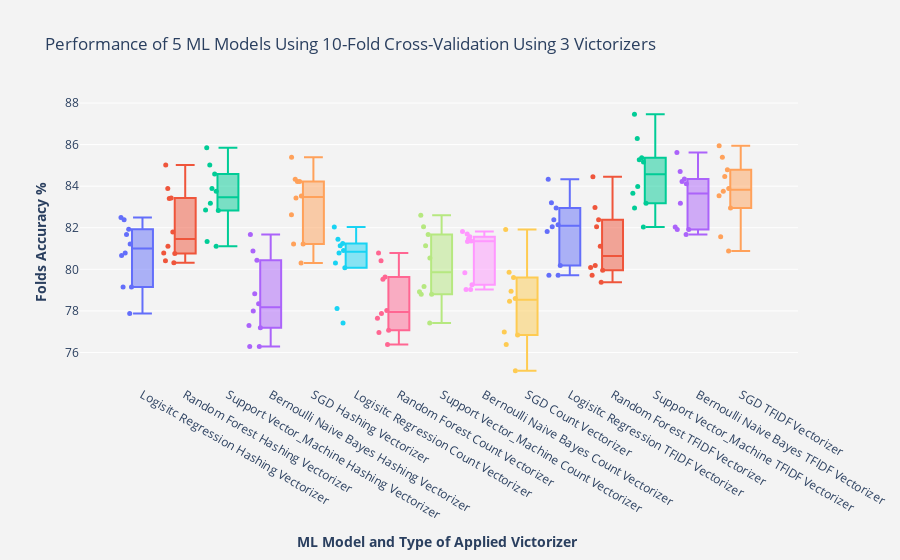

The cell this chart's notebook holds for it:
### Code cell
# plotting the results
resutls_visulization(models_accuracy)

### Figure 1 — Plotly figure (JSON) as saved in the notebook; plotly's stock layout.template omitted (floating-point values rounded to 4 significant figures)
{"data": [{"boxpoints": "all", "jitter": 0.8, "line": {"width": 2}, "marker": {"size": 5}, "name": "Logisitc Regression Hashing Vectorizer", "type": "box", "whiskerwidth": 0.9, "y": [80.67, 80.78, 81.93, 82.39, 82.49, 81.22, 81.68, 79.15, 77.88, 79.15]}, {"boxpoints": "all", "jitter": 0.8, "line": {"width": 2}, "marker": {"size": 5}, "name": "Random Forest Hashing Vectorizer", "type": "box", "whiskerwidth": 0.9, "y": [80.78, 80.32, 83.89, 83.43, 85.02, 80.76, 83.41, 81.11, 81.8, 80.41]}, {"boxpoints": "all", "jitter": 0.8, "line": {"width": 2}, "marker": {"size": 5}, "name": "Support Vector_Machine Hashing Vectorizer", "type": "box", "whiskerwidth": 0.9, "y": [83.89, 82.85, 84.58, 85.85, 85.02, 83.18, 83.76, 82.83, 81.11, 81.34]}, {"boxpoints": "all", "jitter": 0.8, "line": {"width": 2}, "marker": {"size": 5}, "name": "Bernoulli Naive Bayes Hashing Vectorizer", "type": "box", "whiskerwidth": 0.9, "y": [80.44, 78.83, 76.29, 76.29, 81.68, 77.19, 80.88, 78, 78.34, 77.3]}, {"boxpoints": "all", "jitter": 0.8, "line": {"width": 2}, "marker": {"size": 5}, "name": "SGD Hashing Vectorizer", "type": "box", "whiskerwidth": 0.9, "y": [84.23, 82.62, 83.43, 85.39, 84.33, 83.53, 84.22, 81.22, 81.22, 80.3]}, {"boxpoints": "all", "jitter": 0.8, "line": {"width": 2}, "marker": {"size": 5}, "name": "Logisitc Regression Count Vectorizer", "type": "box", "whiskerwidth": 0.9, "y": [81.13, 80.9, 80.78, 81.24, 82.03, 80.3, 81.45, 77.42, 78.11, 80.07]}, {"boxpoints": "all", "jitter": 0.8, "line": {"width": 2}, "marker": {"size": 5}, "name": "Random Forest Count Vectorizer", "type": "box", "whiskerwidth": 0.9, "y": [79.52, 78.02, 80.78, 79.63, 80.41, 77.65, 77.88, 77.07, 76.38, 76.96]}, {"boxpoints": "all", "jitter": 0.8, "line": {"width": 2}, "marker": {"size": 5}, "name": "Support Vector_Machine Count Vectorizer", "type": "box", "whiskerwidth": 0.9, "y": [80.55, 79.17, 81.13, 82.05, 82.6, 78.8, 81.68, 78.8, 77.42, 78.92]}, {"boxpoints": "all", "jitter": 0.8, "line": {"width": 2}, "marker": {"size": 5}, "name": "Bernoulli Naive Bayes Count Vectorizer", "type": "box", "whiskerwidth": 0.9, "y": [81.47, 81.36, 81.82, 81.7, 81.34, 79.03, 81.57, 79.03, 79.84, 79.26]}, {"boxpoints": "all", "jitter": 0.8, "line": {"width": 2}, "marker": {"size": 5}, "name": "SGD Count Vectorizer", "type": "box", "whiskerwidth": 0.9, "y": [78.94, 76.99, 78.6, 79.86, 79.61, 78.46, 81.91, 75.12, 76.38, 76.84]}, {"boxpoints": "all", "jitter": 0.8, "line": {"width": 2}, "marker": {"size": 5}, "name": "Logisitc Regression TFIDF Vectorizer", "type": "box", "whiskerwidth": 0.9, "y": [81.82, 82.05, 83.2, 82.39, 82.95, 82.14, 84.33, 80.18, 79.72, 79.72]}, {"boxpoints": "all", "jitter": 0.8, "line": {"width": 2}, "marker": {"size": 5}, "name": "Random Forest TFIDF Vectorizer", "type": "box", "whiskerwidth": 0.9, "y": [82.39, 80.09, 82.97, 82.05, 84.45, 80.18, 81.11, 79.95, 79.72, 79.38]}, {"boxpoints": "all", "jitter": 0.8, "line": {"width": 2}, "marker": {"size": 5}, "name": "Support Vector_Machine TFIDF Vectorizer", "type": "box", "whiskerwidth": 0.9, "y": [85.16, 83.66, 87.46, 85.27, 86.29, 83.99, 85.37, 83.18, 82.95, 82.03]}, {"boxpoints": "all", "jitter": 0.8, "line": {"width": 2}, "marker": {"size": 5}, "name": "Bernoulli Naive Bayes TFIDF Vectorizer", "type": "box", "whiskerwidth": 0.9, "y": [84.7, 84.35, 85.62, 84.12, 84.22, 81.91, 83.18, 81.68, 82.03, 81.91]}, {"boxpoints": "all", "jitter": 0.8, "line": {"width": 2}, "marker": {"size": 5}, "name": "SGD TFIDF Vectorizer", "type": "box", "whiskerwidth": 0.9, "y": [84.46, 83.54, 83.89, 85.39, 85.94, 83.76, 84.79, 82.95, 81.57, 80.88]}], "layout": {"paper_bgcolor": "rgb(243, 243, 243)", "plot_bgcolor": "rgb(243, 243, 243)", "showlegend": false, "title": {"text": "Performance of 5 ML Models Using 10-Fold Cross-Validation Using 3 Victorizers"}, "xaxis": {"title": {"text": "<b>ML Model and Type of Applied Victorizer </b>"}}, "yaxis": {"title": {"text": "<b> Folds Accuracy % </b>"}}}}
